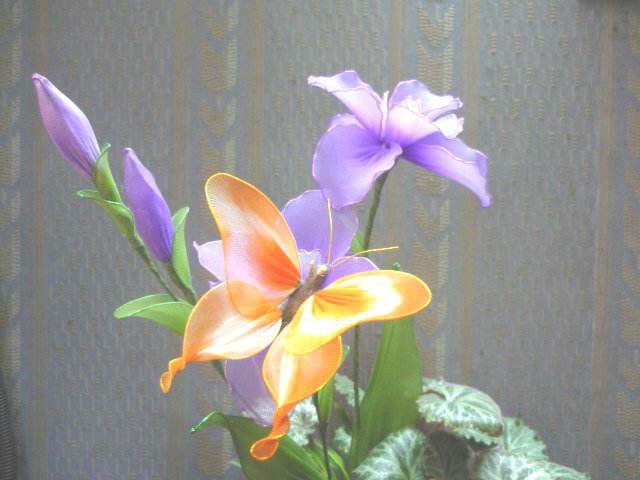
#> input picture datas/f4.jpg, 640 x 480 px
$ jupyter execute '15-线性锐化滤波.ipynb'   (shell and % lines are left out)
#> lines starting #> are read from the running program, lines starting #| are printed output that depends on the picture
# 线性锐化滤波

[cell 1]
#coding:utf-8
import numpy as np
import scipy
from scipy.special import comb
import matplotlib.pyplot as plt
import cv2
from scipy import stats

[cell 2]
src = cv2.imread('../../datas/f4.jpg',0)
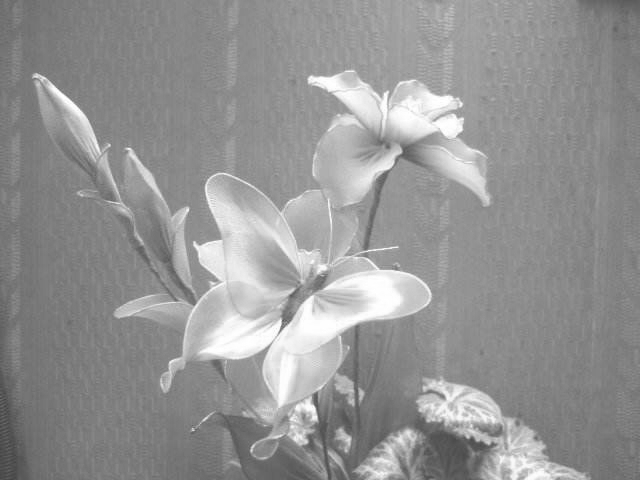
#> src: shape (480, 640); min 66, max 255, mean 147.9
rgb = cv2.cvtColor(cv2.imread('../../datas/f4.jpg'),cv2.COLOR_BGR2RGB)

[cell 3]
w = np.array([[-1 ,-1 ,-1],
    [-1, 8, -1],
    [-1, -1, -1]])

[cell 4]
def linear_sharpen(img,w):
    img1 = cv2.filter2D(img,-1,w)
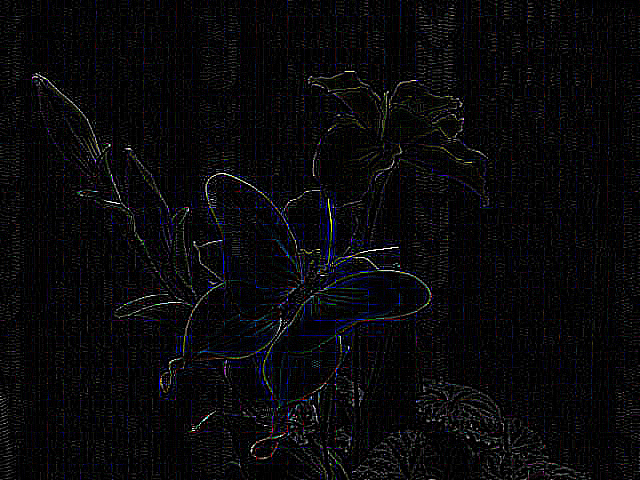
#> img1: shape (480, 640, 3); mean R, G, B 8.6, 8.4, 10.2
    dst = np.abs(img - img1)
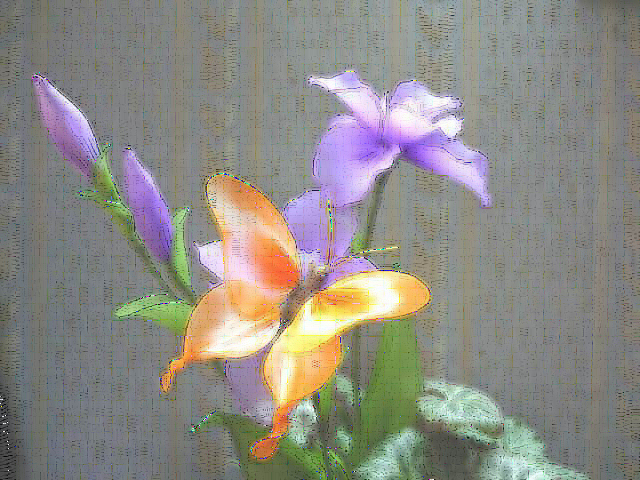
#> dst: shape (480, 640, 3); mean R, G, B 141.7, 139.7, 133.4
    return dst

[cell 5]
dst = linear_sharpen(rgb,w)

[cell 6]
plt.imshow(dst)

[cell 7]
gradXfilt=np.array([[-1 ,0, 1],
              [ -2, 0, 2],
               [-1 ,0, 1]])

[cell 8]
gradx = cv2.filter2D(src,-1,gradXfilt)
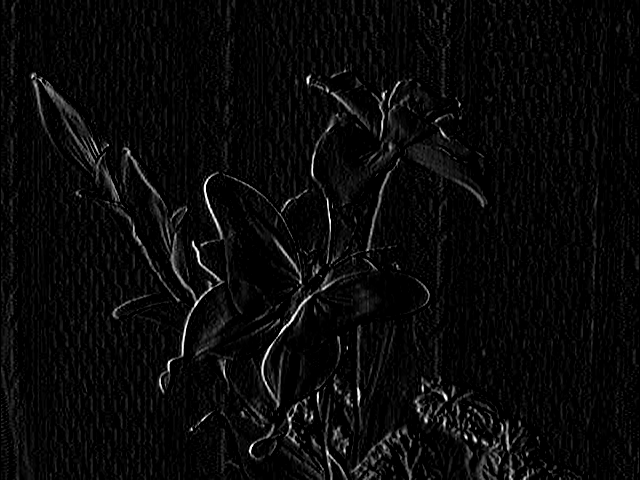
#> gradx: shape (480, 640); min 0, max 255, mean 9.5

$ run again, with datas/f1.jpg copied over datas/f4.jpg
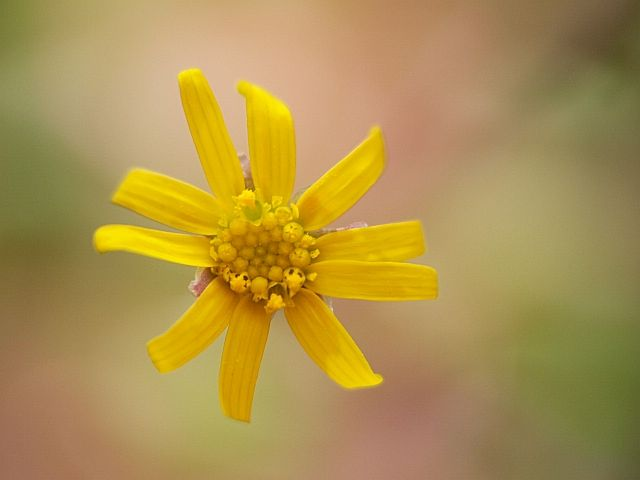
#> input picture datas/f1.jpg, 640 x 480 px
#> `src = cv2.imread('../../datas/f4.jpg',0)`:
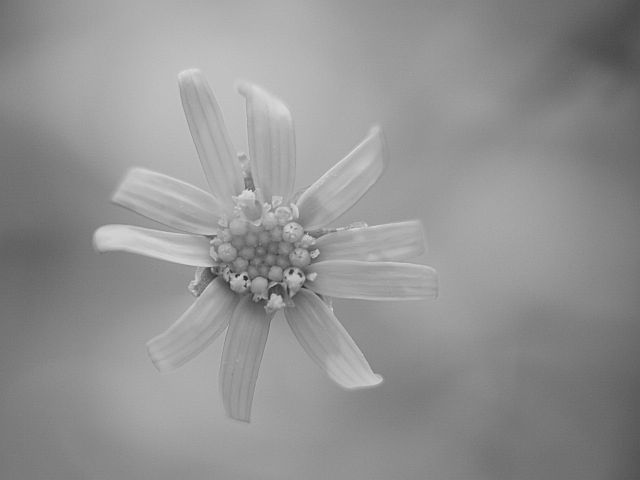
#> src: shape (480, 640); min 34, max 226, mean 146.3
#> `gradx = cv2.filter2D(src,-1,gradXfilt)`:
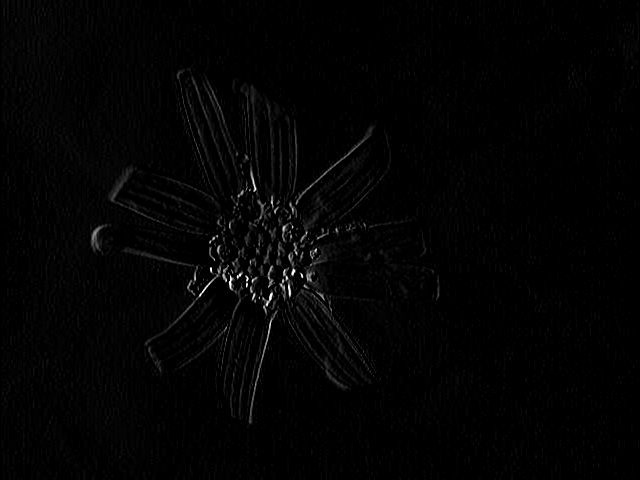
#> gradx: shape (480, 640); min 0, max 255, mean 3.3

$ run again, with datas/f3.jpg copied over datas/f4.jpg
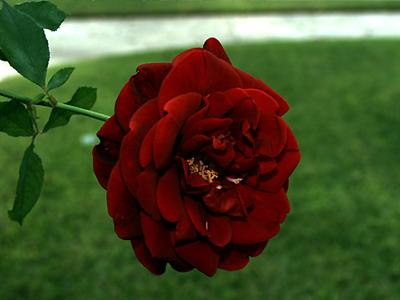
#> input picture datas/f3.jpg, 400 x 300 px
#> `src = cv2.imread('../../datas/f4.jpg',0)`:
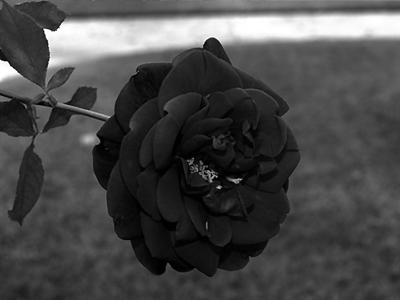
#> src: shape (300, 400); min 0, max 255, mean 72.4
#> `gradx = cv2.filter2D(src,-1,gradXfilt)`:
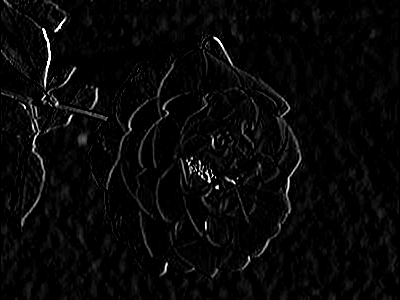
#> gradx: shape (300, 400); min 0, max 255, mean 7.8
